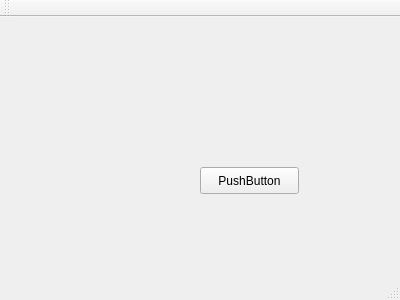
<?xml version="1.0" encoding="UTF-8"?>
<ui version="4.0">
 <class>mainForm</class>
 <widget class="QMainWindow" name="mainForm">
  <property name="geometry">
   <rect>
    <x>0</x>
    <y>0</y>
    <width>400</width>
    <height>300</height>
   </rect>
  </property>
  <property name="windowTitle">
   <string>mainForm</string>
  </property>
  <widget class="QWidget" name="centralWidget">
   <widget class="QPushButton" name="pushButton">
    <property name="geometry">
     <rect>
      <x>200</x>
      <y>150</y>
      <width>99</width>
      <height>27</height>
     </rect>
    </property>
    <property name="text">
     <string>PushButton</string>
    </property>
   </widget>
  </widget>
  <widget class="QMenuBar" name="menuBar">
   <property name="geometry">
    <rect>
     <x>0</x>
     <y>0</y>
     <width>400</width>
     <height>25</height>
    </rect>
   </property>
  </widget>
  <widget class="QToolBar" name="mainToolBar">
   <attribute name="toolBarArea">
    <enum>TopToolBarArea</enum>
   </attribute>
   <attribute name="toolBarBreak">
    <bool>false</bool>
   </attribute>
  </widget>
  <widget class="QStatusBar" name="statusBar"/>
 </widget>
 <layoutdefault spacing="6" margin="11"/>
 <resources/>
 <connections/>
</ui>
